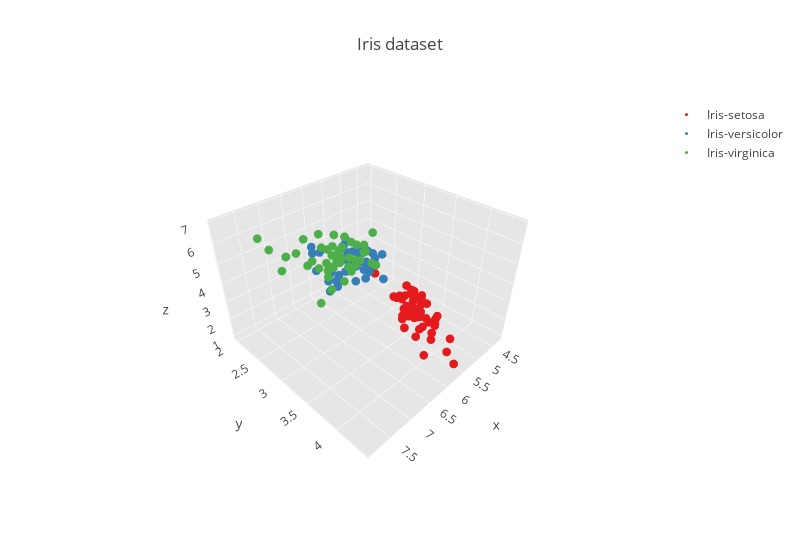

Write notebook code for a chart like this one.
### Code cell
fig = dict(data=data, layout=layout)

iplot(fig, filename='pandas-3d-iris', validate=False)

### Figure 1 — Plotly figure (JSON) as saved in the notebook; plotly's stock layout.template omitted (floating-point values rounded to 4 significant figures)
{"data": [{"marker": {"color": "rgb(228,26,28)", "line": {"width": 0}, "size": 3}, "mode": "markers", "name": "Iris-setosa", "type": "scatter3d", "x": [5.1, 4.9, 4.7, 4.6, 5, 5.4, 4.6, 5, 4.4, 4.9, 5.4, 4.8, 4.8, 4.3, 5.8, 5.7, 5.4, 5.1, 5.7, 5.1, 5.4, 5.1, 4.6, 5.1, 4.8, 5, 5, 5.2, 5.2, 4.7, 4.8, 5.4, 5.2, 5.5, 4.9, 5, 5.5, 4.9, 4.4, 5.1, 5, 4.5, 4.4, 5, 5.1, 4.8, 5.1, 4.6, 5.3, 5], "y": [3.5, 3, 3.2, 3.1, 3.6, 3.9, 3.4, 3.4, 2.9, 3.1, 3.7, 3.4, 3, 3, 4, 4.4, 3.9, 3.5, 3.8, 3.8, 3.4, 3.7, 3.6, 3.3, 3.4, 3, 3.4, 3.5, 3.4, 3.2, 3.1, 3.4, 4.1, 4.2, 3.1, 3.2, 3.5, 3.1, 3, 3.4, 3.5, 2.3, 3.2, 3.5, 3.8, 3, 3.8, 3.2, 3.7, 3.3], "z": [1.4, 1.4, 1.3, 1.5, 1.4, 1.7, 1.4, 1.5, 1.4, 1.5, 1.5, 1.6, 1.4, 1.1, 1.2, 1.5, 1.3, 1.4, 1.7, 1.5, 1.7, 1.5, 1, 1.7, 1.9, 1.6, 1.6, 1.5, 1.4, 1.6, 1.6, 1.5, 1.5, 1.4, 1.5, 1.2, 1.3, 1.5, 1.3, 1.5, 1.3, 1.3, 1.3, 1.6, 1.9, 1.4, 1.6, 1.4, 1.5, 1.4]}, {"marker": {"color": "rgb(55,126,184)", "line": {"width": 0}, "size": 3}, "mode": "markers", "name": "Iris-versicolor", "type": "scatter3d", "x": [7, 6.4, 6.9, 5.5, 6.5, 5.7, 6.3, 4.9, 6.6, 5.2, 5, 5.9, 6, 6.1, 5.6, 6.7, 5.6, 5.8, 6.2, 5.6, 5.9, 6.1, 6.3, 6.1, 6.4, 6.6, 6.8, 6.7, 6, 5.7, 5.5, 5.5, 5.8, 6, 5.4, 6, 6.7, 6.3, 5.6, 5.5, 5.5, 6.1, 5.8, 5, 5.6, 5.7, 5.7, 6.2, 5.1, 5.7], "y": [3.2, 3.2, 3.1, 2.3, 2.8, 2.8, 3.3, 2.4, 2.9, 2.7, 2, 3, 2.2, 2.9, 2.9, 3.1, 3, 2.7, 2.2, 2.5, 3.2, 2.8, 2.5, 2.8, 2.9, 3, 2.8, 3, 2.9, 2.6, 2.4, 2.4, 2.7, 2.7, 3, 3.4, 3.1, 2.3, 3, 2.5, 2.6, 3, 2.6, 2.3, 2.7, 3, 2.9, 2.9, 2.5, 2.8], "z": [4.7, 4.5, 4.9, 4, 4.6, 4.5, 4.7, 3.3, 4.6, 3.9, 3.5, 4.2, 4, 4.7, 3.6, 4.4, 4.5, 4.1, 4.5, 3.9, 4.8, 4, 4.9, 4.7, 4.3, 4.4, 4.8, 5, 4.5, 3.5, 3.8, 3.7, 3.9, 5.1, 4.5, 4.5, 4.7, 4.4, 4.1, 4, 4.4, 4.6, 4, 3.3, 4.2, 4.2, 4.2, 4.3, 3, 4.1]}, {"marker": {"color": "rgb(77,175,74)", "line": {"width": 0}, "size": 3}, "mode": "markers", "name": "Iris-virginica", "type": "scatter3d", "x": [6.3, 5.8, 7.1, 6.3, 6.5, 7.6, 4.9, 7.3, 6.7, 7.2, 6.5, 6.4, 6.8, 5.7, 5.8, 6.4, 6.5, 7.7, 7.7, 6, 6.9, 5.6, 7.7, 6.3, 6.7, 7.2, 6.2, 6.1, 6.4, 7.2, 7.4, 7.9, 6.4, 6.3, 6.1, 7.7, 6.3, 6.4, 6, 6.9, 6.7, 6.9, 5.8, 6.8, 6.7, 6.7, 6.3, 6.5, 6.2, 5.9], "y": [3.3, 2.7, 3, 2.9, 3, 3, 2.5, 2.9, 2.5, 3.6, 3.2, 2.7, 3, 2.5, 2.8, 3.2, 3, 3.8, 2.6, 2.2, 3.2, 2.8, 2.8, 2.7, 3.3, 3.2, 2.8, 3, 2.8, 3, 2.8, 3.8, 2.8, 2.8, 2.6, 3, 3.4, 3.1, 3, 3.1, 3.1, 3.1, 2.7, 3.2, 3.3, 3, 2.5, 3, 3.4, 3], "z": [6, 5.1, 5.9, 5.6, 5.8, 6.6, 4.5, 6.3, 5.8, 6.1, 5.1, 5.3, 5.5, 5, 5.1, 5.3, 5.5, 6.7, 6.9, 5, 5.7, 4.9, 6.7, 4.9, 5.7, 6, 4.8, 4.9, 5.6, 5.8, 6.1, 6.4, 5.6, 5.1, 5.6, 6.1, 5.6, 5.5, 4.8, 5.4, 5.6, 5.1, 5.1, 5.9, 5.7, 5.2, 5, 5.2, 5.4, 5.1]}], "layout": {"autosize": false, "height": 550, "scene": {"aspectmode": "manual", "aspectratio": {"x": 1, "y": 1, "z": 0.7}, "xaxis": {"backgroundcolor": "rgb(230, 230,230)", "gridcolor": "rgb(255, 255, 255)", "showbackground": true, "zerolinecolor": "rgb(255, 255, 255)"}, "yaxis": {"backgroundcolor": "rgb(230, 230,230)", "gridcolor": "rgb(255, 255, 255)", "showbackground": true, "zerolinecolor": "rgb(255, 255, 255)"}, "zaxis": {"backgroundcolor": "rgb(230, 230,230)", "gridcolor": "rgb(255, 255, 255)", "showbackground": true, "zerolinecolor": "rgb(255, 255, 255)"}}, "title": "Iris dataset", "width": 800}}
